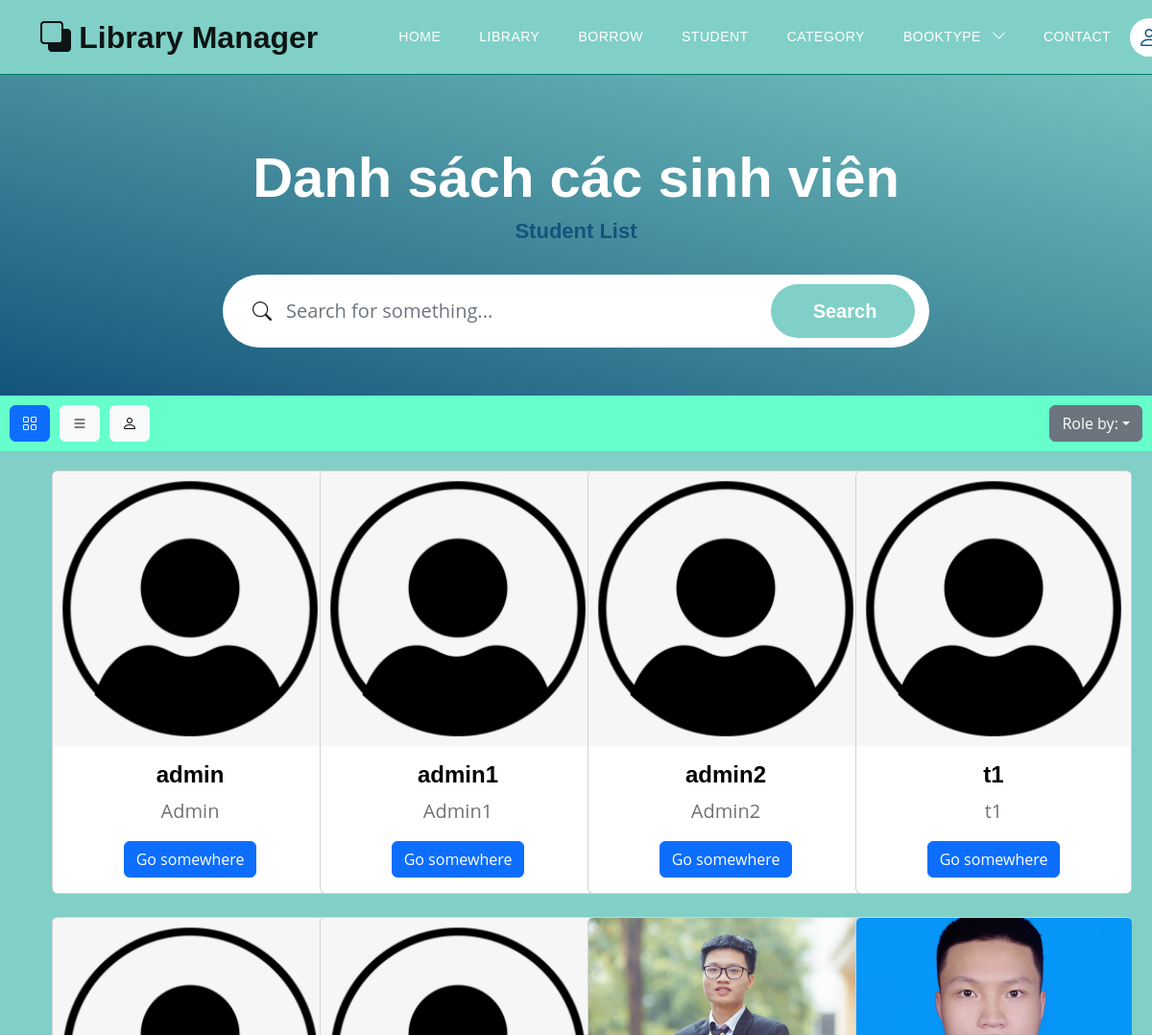
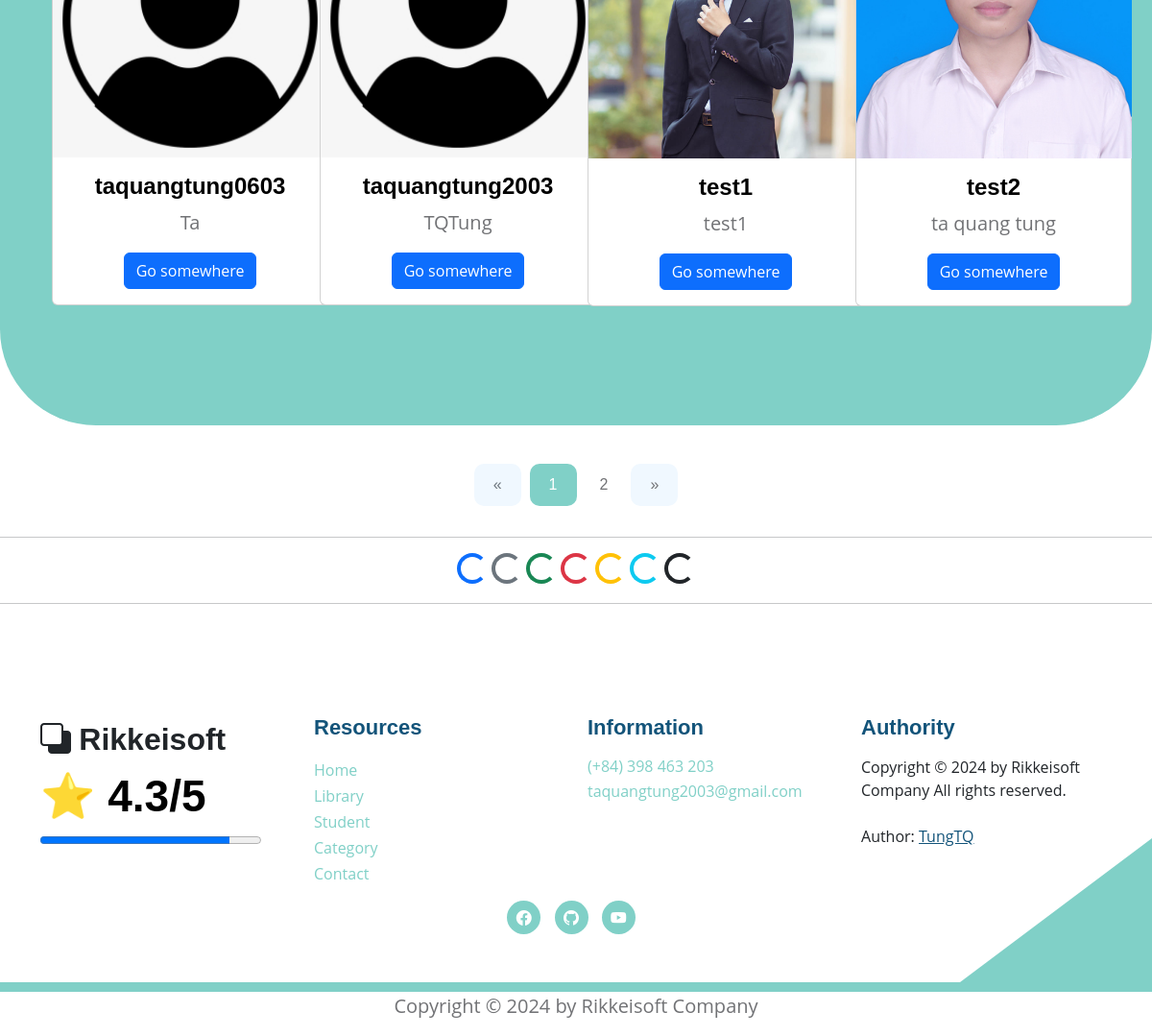
Screenshot of /users?view=0 with the database file from the repository (2 pictures, top to bottom).
### models.py (models this page shows)
class User(Base):
    __tablename__ = 'users'
    username = Column(String(30), primary_key=True, unique=True, index=True)
    fullname = Column(String(100), index=True)
    email = Column(String(100), index=True)
    password = Column(String(100), index=True)
    role = Column(Integer, index=True)
    delete_flag = Column(Integer, index=True)
    avatar = Column(String(500), index=True, nullable=True)     # Trường thông tin avatar
    books = relationship("Book", back_populates="user")
    comments = relationship("CommentBook", back_populates="usercomment")
    join_requests = relationship('JoinAdmin', back_populates='user')

### routers/student.py (the view)
@router.get('/users', response_class=HTMLResponse)
async def get_all_users(request: Request, view: int, page: int = Query(1, gt=0), page_size: int = Query(8, gt=0), page_size2: int = Query(10, gt=0), db: Session = Depends(models.get_db)):
    mean_star = function.get_mean_star(db)
    all_category2 = db.query(models.Category).filter(models.Category.delete_flag != 1).all()
    if view == 0:
        offset = (page - 1) * page_size
        all_users = db.query(models.User).filter(models.User.delete_flag == 0).order_by(models.User.username).offset(offset).limit(page_size).all()
        total_users = db.query(models.User).filter(models.User.delete_flag == 0).count()
        total_pages = (total_users + page_size - 1) // page_size    # Tinh tổng số trang sẽ có
        return templates.TemplateResponse("students/student_list.html", {
            "request": request,
            "all_users": all_users,
            "mean_star": mean_star,
            "page": page,
            "total_users": total_users,
            "total_pages": total_pages,
            "all_category2": all_category2})
    else:
        offset = (page - 1) * page_size2
        all_users = db.query(models.User).filter(models.User.delete_flag == 0).order_by(models.User.username).offset(offset).limit(page_size2).all()
        total_users = db.query(models.User).filter(models.User.delete_flag == 0).count()
        total_pages = (total_users + page_size2 - 1) // page_size2    # Tinh tổng số trang sẽ có
        return templates.TemplateResponse("students/student_doc.html", {
            "request": request,
            "all_users": all_users,
            "mean_star": mean_star,
            "page": page,
            "total_users": total_users,
            "total_pages": total_pages,
            "all_category2": all_category2})

### templates/students/student_list.html (shortened to what this page needs)
{% extends "base.html" %}
{% block content %}
<section class="hero-section d-flex justify-content-center align-items-center" id="section_1"
    style="padding-bottom: 50px;">
    <div class="container">
        <div class="row">
            <div class="col-lg-8 col-12 mx-auto">
                <h1 class="text-white text-center"> Danh sách các sinh viên </h1>
                <h6 class="text-center"> Student List </h6>
                <form action="/users/search_students?view=0" method="get" class="custom-form mt-4 pt-2 mb-lg-0 mb-5"
                    role="search">
                    <div class="input-group input-group-lg">
                        <span class="input-group-text bi-search" id="basic-addon1">
                        </span>
                        <input name="searching" type="search" class="form-control" id="searching"
                            placeholder="Search for something..." aria-label="Search">
                        <button type="submit" class="form-control">Search</button>
                    </div>
                </form>
            </div>
        </div>
    </div>
</section>
<div style="background-color: #66FFCC; display: flex; justify-content: space-between; align-items: center; padding: 10px;">
    <div class="button-container" style="display: flex;">
        <button class="btn btn-primary button" style="margin-right: 10px;">
            <a href="/users?view=0" style="color: inherit; text-decoration: none;">
                <i class="bi bi-grid"></i>
            </a>
        </button>
        <button class="btn btn-light button" style="margin-right: 10px;">
            <a href="/users?view=1" style="color: inherit; text-decoration: none;">
                <i class="bi bi-list"></i>
            </a>
        </button>
        <button class="btn btn-light button">
            <a href="/authority/requirements" style="color: inherit; text-decoration: none;">
                <i class="bi bi-person"></i>
            </a>
        </button>
    </div>
    <div class="dropdown" style="text-align: right;">
        <button class="btn btn-secondary dropdown-toggle" type="button" data-bs-toggle="dropdown" aria-expanded="false">Role by:</button>
    </div>
</div>
<section class="featured-section" style="padding-top: 10px">
    <div class="container">
        <div class="container text-center bg-body-secondary">
            <div style="padding-top: 110px;">
                <div class="row">
                    {% for student in all_users %}
                    <div class="col-md-6 col-lg-4 col-xl-3 mb-4">
                        <div class="card" style="width: 18rem;">
                            {% if student.avatar %}
                                <img src="/static/media/{{student.avatar}}" class="card-img-top"
                                alt="https://placehold.co/200x150"
                                style="object-fit: cover; width:287px; height: 287px;
                                    transition: transform 0.3s ease-in-out, filter 0.3s ease-in-out;"
                                onmouseover="this.style.transform='scale(1.1)'; this.style.filter='brightness(80%)';"
                                onmouseout="this.style.transform='scale(1)'; this.style.filter='brightness(100%)';">
                            {% else %}
                                <img src="/static/images/default_avatar.png" class="card-img-top"
                                alt="https://placehold.co/200x150"
                                style="transition: transform 0.3s ease-in-out, filter 0.3s ease-in-out;"
                                onmouseover="this.style.transform='scale(1.1)'; this.style.filter='brightness(80%)';"
                                onmouseout="this.style.transform='scale(1)'; this.style.filter='brightness(100%)';">
                            {% endif %}
                            <div class="card-body">
                                <h5 class="card-title"> {{student.username}} </h5>
                                <p class="card-text"> {{student.fullname}} </p>
                                {% if request.cookies.get('token') %}
                                <div class="btn-group mt-auto" role="group" aria-label="Button Click">
                                    <a href="users/detail_student?username_choice={{student.username}}" class="btn btn-primary"> Show Infor </a>
                                    <a href="users/get_admin?finded_username={{student.username}}" class="btn btn-warning"> Change Rule </a>
                                </div>
                                {% else %}
                                <a href="users/detail_student?username_choice={{student.username}}" class="btn btn-primary">Go somewhere</a>
                                {% endif %}
                            </div>
                        </div>
                    </div>
                    {% endfor %}
                </div>
            </div>
        </div>
    </div>
</section>
<div style="text-align: center;">
    <nav aria-label="Page navigation example" style="display: inline-block;">
        <ul class="pagination">
            <li class="page-item {% if page == 1 %}disabled{% endif %}">
                <a class="page-link" href="/users?view=0&page={{ page - 1 }}" aria-label="Previous">
                    <span aria-hidden="true">&laquo;</span>
                </a>
            </li>
            {% for num in range(1, total_pages + 1) %}
            <li class="page-item {% if num == page %}active{% endif %}">
                <a class="page-link" href="/users?view=0&page={{ num }}">{{ num }}</a>
            </li>
            {% endfor %}
            <li class="page-item {% if page == total_pages %}disabled{% endif %}">
                <a class="page-link" href="/users?view=0&page={{ page + 1 }}" aria-label="Next">
                    <span aria-hidden="true">&raquo;</span>
                </a>
            </li>
        </ul>
    </nav>
</div>
<hr>
<div style="text-align: center;">
    <div class="spinner-border text-primary" role="status">
    </div>
    <div class="spinner-border text-secondary" role="status">
    </div>
    <div class="spinner-border text-success" role="status">
    </div>
    <div class="spinner-border text-danger" role="status">
    </div>
    <div class="spinner-border text-warning" role="status">
    </div>
    <div class="spinner-border text-info" role="status">
    </div>
    <div class="spinner-border text-dark" role="status">
    </div>
</div>
<hr>
{% endblock content %}

### static/css/templatemo-topic-listing.css (style rules this page uses)
:root { --white-color: #ffffff; --primary-color: #13547a; --secondary-color: #80d0c7; --section-bg-color: #f0f8ff; --custom-btn-bg-color: #80d0c7; --custom-btn-bg-hover-color: #13547a; --dark-color: #000000; --p-color: #717275; --border-color: #7fffd4; --link-hover-color: #13547a; --body-font-family: 'Open Sans', sans-serif; --title-font-family: 'Montserrat', sans-serif; --h1-font-size: 58px; --h2-font-size: 46px; --h3-font-size: 32px; --h4-font-size: 28px; --h5-font-size: 24px; --h6-font-size: 22px; --p-font-size: 20px; --menu-font-size: 14px; --btn-font-size: 18px; --copyright-font-size: 16px; --border-radius-large: 100px; --border-radius-medium: 20px; --border-radius-small: 10px; --font-weight-normal: 400; --font-weight-medium: 500; --font-weight-semibold: 600; --font-weight-bold: 700; }
body { background-color: var(--white-color); font-family: var(--body-font-family); }
h2, h3, h4, h5, h6 { color: var(--dark-color); }
h1, h2, h3, h4, h5, h6 { font-family: var(--title-font-family); font-weight: var(--font-weight-semibold); }
h1 { font-size: var(--h1-font-size); font-weight: var(--font-weight-bold); }
h5 { font-size: var(--h5-font-size); }
h6 { color: var(--primary-color); font-size: var(--h6-font-size); }
p { color: var(--p-color); font-size: var(--p-font-size); font-weight: var(--font-weight-normal); }
ul li { color: var(--p-color); font-size: var(--p-font-size); font-weight: var(--font-weight-normal); }
a, button { touch-action: manipulation; transition: all 0.3s; }
a { display: inline-block; color: var(--primary-color); text-decoration: none; }
.hero-section { background-image: linear-gradient(15deg, #13547a 0%, #80d0c7 100%); position: relative; overflow: hidden; padding-top: 150px; padding-bottom: 150px; }
.hero-section .input-group { background-color: var(--white-color); border-radius: var(--border-radius-large); padding: 10px 15px; }
.hero-section .input-group-text { background-color: transparent; border: 0; }
.hero-section input[type="search"] { border: 0; box-shadow: none; margin-bottom: 0; padding-left: 0; }
.hero-section button[type="submit"] { background-color: var(--primary-color); border: 0; border-radius: var(--border-radius-large) !important; color: var(--white-color); max-width: 150px; }
.featured-section { background-color: var(--secondary-color); border-radius: 0 0 100px 100px; padding-bottom: 100px; }
.featured-section .row { position: relative; bottom: 100px; margin-bottom: -100px; }
.pagination { margin-top: 40px; }
.page-link { border: 0; border-radius: var(--border-radius-small); color: var(--p-color); font-family: var(--title-font-family); margin: 0 5px; padding: 10px 20px; }
.page-item:first-child .page-link { margin-right: 10px; }
.page-item:first-child .page-link, .page-item:last-child .page-link { background-color: var(--section-bg-color); border-radius: var(--border-radius-small); }
.active>.page-link, .page-link.active { background-color: var(--secondary-color); border-color: var(--secondary-color); }
.custom-form .form-control { border-radius: var(--border-radius-large); color: var(--p-color); margin-bottom: 24px; padding-top: 13px; padding-bottom: 13px; padding-left: 20px; outline: none; }
.custom-form button[type="submit"] { background: var(--custom-btn-bg-color); border: none; border-radius: var(--border-radius-large); color: var(--white-color); font-family: var(--title-font-family); font-size: var(--p-font-size); font-weight: var(--font-weight-semibold); transition: all 0.3s; margin-bottom: 0; }

### rows the page displays
User: username "admin", fullname "Admin"
User: username "admin1", fullname "Admin1"
User: username "admin2", fullname "Admin2"
User: username "t1", fullname "t1"
User: username "taquangtung0603", fullname "Ta"
User: username "taquangtung2003", fullname "TQTung"
User: avatar (picture), username "test1", fullname "test1"
User: avatar (picture), username "test2", fullname "ta quang tung"

### other values shown
{{ num }} "1" "2"
{{ mean_star }} "4.3"
